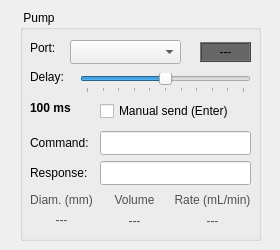
<?xml version="1.0" encoding="UTF-8"?>
<ui version="4.0">
 <class>Widget</class>
 <widget class="QWidget" name="Widget">
  <property name="geometry">
   <rect>
    <x>0</x>
    <y>0</y>
    <width>280</width>
    <height>250</height>
   </rect>
  </property>
  <property name="sizePolicy">
   <sizepolicy hsizetype="Preferred" vsizetype="Preferred">
    <horstretch>0</horstretch>
    <verstretch>0</verstretch>
   </sizepolicy>
  </property>
  <property name="minimumSize">
   <size>
    <width>280</width>
    <height>250</height>
   </size>
  </property>
  <property name="maximumSize">
   <size>
    <width>280</width>
    <height>250</height>
   </size>
  </property>
  <property name="windowTitle">
   <string>NE-1000 emulator</string>
  </property>
  <widget class="QGroupBox" name="pump1Settings">
   <property name="geometry">
    <rect>
     <x>20</x>
     <y>10</y>
     <width>241</width>
     <height>231</height>
    </rect>
   </property>
   <property name="title">
    <string> Pump </string>
   </property>
   <widget class="QComboBox" name="pump1Port">
    <property name="geometry">
     <rect>
      <x>50</x>
      <y>30</y>
      <width>111</width>
      <height>24</height>
     </rect>
    </property>
   </widget>
   <widget class="QLabel" name="pump1LabelPort">
    <property name="geometry">
     <rect>
      <x>10</x>
      <y>30</y>
      <width>31</width>
      <height>16</height>
     </rect>
    </property>
    <property name="text">
     <string>Port:</string>
    </property>
   </widget>
   <widget class="QuasiExponentialSlider" name="pump1Delay">
    <property name="geometry">
     <rect>
      <x>60</x>
      <y>63</y>
      <width>171</width>
      <height>20</height>
     </rect>
    </property>
    <property name="maximum">
     <number>1000</number>
    </property>
    <property name="singleStep">
     <number>50</number>
    </property>
    <property name="pageStep">
     <number>100</number>
    </property>
    <property name="value">
     <number>500</number>
    </property>
    <property name="orientation">
     <enum>Qt::Orientation::Horizontal</enum>
    </property>
    <property name="tickPosition">
     <enum>QSlider::TickPosition::TicksBelow</enum>
    </property>
    <property name="tickInterval">
     <number>100</number>
    </property>
   </widget>
   <widget class="QLabel" name="pump1LabelDelay">
    <property name="geometry">
     <rect>
      <x>10</x>
      <y>59</y>
      <width>41</width>
      <height>16</height>
     </rect>
    </property>
    <property name="text">
     <string>Delay:</string>
    </property>
   </widget>
   <widget class="QLabel" name="pump1LabelCommand">
    <property name="geometry">
     <rect>
      <x>10</x>
      <y>125</y>
      <width>71</width>
      <height>16</height>
     </rect>
    </property>
    <property name="text">
     <string>Command:</string>
    </property>
   </widget>
   <widget class="QLineEdit" name="pump1Command">
    <property name="geometry">
     <rect>
      <x>80</x>
      <y>121</y>
      <width>151</width>
      <height>24</height>
     </rect>
    </property>
    <property name="styleSheet">
     <string notr="true">color: rgb(0, 0, 127);</string>
    </property>
    <property name="readOnly">
     <bool>true</bool>
    </property>
   </widget>
   <widget class="QLabel" name="pump1LabelResponse">
    <property name="geometry">
     <rect>
      <x>10</x>
      <y>155</y>
      <width>71</width>
      <height>16</height>
     </rect>
    </property>
    <property name="text">
     <string>Response:</string>
    </property>
   </widget>
   <widget class="QLineEdit" name="pump1Response">
    <property name="geometry">
     <rect>
      <x>80</x>
      <y>151</y>
      <width>151</width>
      <height>24</height>
     </rect>
    </property>
    <property name="styleSheet">
     <string notr="true">color: rgb(170, 0, 0);</string>
    </property>
    <property name="readOnly">
     <bool>true</bool>
    </property>
   </widget>
   <widget class="QCheckBox" name="pump1ManualResponse">
    <property name="enabled">
     <bool>true</bool>
    </property>
    <property name="geometry">
     <rect>
      <x>80</x>
      <y>90</y>
      <width>141</width>
      <height>22</height>
     </rect>
    </property>
    <property name="text">
     <string>Manual send (Enter)</string>
    </property>
   </widget>
   <widget class="QLabel" name="pump1DelayValue">
    <property name="geometry">
     <rect>
      <x>10</x>
      <y>90</y>
      <width>55</width>
      <height>16</height>
     </rect>
    </property>
    <property name="font">
     <font>
      <bold>true</bold>
     </font>
    </property>
    <property name="text">
     <string>100 ms</string>
    </property>
   </widget>
   <widget class="QLabel" name="pump1Status">
    <property name="geometry">
     <rect>
      <x>180</x>
      <y>32</y>
      <width>51</width>
      <height>20</height>
     </rect>
    </property>
    <property name="autoFillBackground">
     <bool>false</bool>
    </property>
    <property name="styleSheet">
     <string notr="true">color: rgb(0, 0, 0);
background-color: rgb(102, 102, 102);</string>
    </property>
    <property name="frameShape">
     <enum>QFrame::Shape::Box</enum>
    </property>
    <property name="frameShadow">
     <enum>QFrame::Shadow::Raised</enum>
    </property>
    <property name="text">
     <string>---</string>
    </property>
    <property name="alignment">
     <set>Qt::AlignmentFlag::AlignCenter</set>
    </property>
   </widget>
   <widget class="QLabel" name="pumpDiamLabel">
    <property name="geometry">
     <rect>
      <x>10</x>
      <y>180</y>
      <width>63</width>
      <height>20</height>
     </rect>
    </property>
    <property name="styleSheet">
     <string notr="true">color: rgb(80, 80, 80);</string>
    </property>
    <property name="text">
     <string>Diam. (mm)</string>
    </property>
    <property name="alignment">
     <set>Qt::AlignmentFlag::AlignCenter</set>
    </property>
   </widget>
   <widget class="QLabel" name="pumpVolLabel">
    <property name="geometry">
     <rect>
      <x>83</x>
      <y>180</y>
      <width>63</width>
      <height>20</height>
     </rect>
    </property>
    <property name="styleSheet">
     <string notr="true">color: rgb(80, 80, 80);</string>
    </property>
    <property name="text">
     <string>Volume</string>
    </property>
    <property name="alignment">
     <set>Qt::AlignmentFlag::AlignCenter</set>
    </property>
   </widget>
   <widget class="QLabel" name="pumpRateLabel">
    <property name="geometry">
     <rect>
      <x>152</x>
      <y>180</y>
      <width>81</width>
      <height>20</height>
     </rect>
    </property>
    <property name="styleSheet">
     <string notr="true">color: rgb(80, 80, 80);</string>
    </property>
    <property name="text">
     <string>Rate (mL/min)</string>
    </property>
    <property name="alignment">
     <set>Qt::AlignmentFlag::AlignCenter</set>
    </property>
   </widget>
   <widget class="QLabel" name="pumpDiamValue">
    <property name="geometry">
     <rect>
      <x>10</x>
      <y>200</y>
      <width>63</width>
      <height>20</height>
     </rect>
    </property>
    <property name="styleSheet">
     <string notr="true">color: rgb(80, 80, 80);</string>
    </property>
    <property name="text">
     <string>---</string>
    </property>
    <property name="alignment">
     <set>Qt::AlignmentFlag::AlignCenter</set>
    </property>
   </widget>
   <widget class="QLabel" name="pumpVolValue">
    <property name="geometry">
     <rect>
      <x>83</x>
      <y>201</y>
      <width>63</width>
      <height>20</height>
     </rect>
    </property>
    <property name="styleSheet">
     <string notr="true">color: rgb(80, 80, 80);</string>
    </property>
    <property name="text">
     <string>---</string>
    </property>
    <property name="alignment">
     <set>Qt::AlignmentFlag::AlignCenter</set>
    </property>
   </widget>
   <widget class="QLabel" name="pumpRateValue">
    <property name="geometry">
     <rect>
      <x>152</x>
      <y>201</y>
      <width>81</width>
      <height>20</height>
     </rect>
    </property>
    <property name="styleSheet">
     <string notr="true">color: rgb(80, 80, 80);</string>
    </property>
    <property name="text">
     <string>---</string>
    </property>
    <property name="alignment">
     <set>Qt::AlignmentFlag::AlignCenter</set>
    </property>
   </widget>
  </widget>
 </widget>
 <customwidgets>
  <customwidget>
   <class>QuasiExponentialSlider</class>
   <extends>QSlider</extends>
   <header>quasiexponentialslider.h</header>
  </customwidget>
 </customwidgets>
 <resources/>
 <connections/>
</ui>
